Frame 1 (no input): blank canvas, image omitted
Frame 60 (no input): blank canvas, image omitted
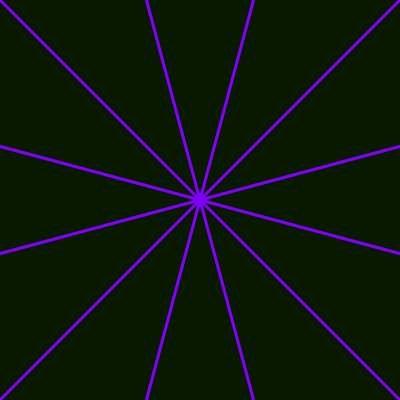
Frame 120 (the mouse pressed at the canvas centre since frame 60)

The p5.js sketch whose frames 1 and 60 were blank and that drew this single picture after the mouse press (run headless with seeded random() and noise() and a simulated clock; from frame 60 on, the mouse is pressed at the canvas centre):

// p5.js sketch
// ── sketch.js
let symmetry = 6;
let angle = 360 / symmetry;
let lineColor;
function setup() {
  
  createCanvas(400, 400);
  angleMode(DEGREES);
  colorMode(HSB, 255);
  background(random(100), 255, 25);
   lineColor = color(random(255), 255, 255);
}

function draw() {
 
  translate(width / 2, height / 2);
  if (mouseX > 0 && mouseX < width && mouseY > 0 && mouseY < height) {
   
    let lineStartX = mouseX - width / 2;
    let lineStartY = mouseY - height / 2;
    let lineEndX = pmouseX - width / 2;
    let lineEndY = pmouseY - height / 2;

    if (mouseIsPressed) {
      for (let i = 0; i < symmetry; i++) {
     
        rotate(angle);
        stroke(lineColor);
        strokeWeight(3);
        line(lineStartX, lineStartY, lineEndX, lineEndY);

    
        push();
        scale(1, -1);
        line(lineStartX, lineStartY, lineEndX, lineEndY);
        pop();
      }
    }
  }
}
function mousePressed() {
  lineColor = color(random(255), 255, 255); // Change color to a random HSB value
}
